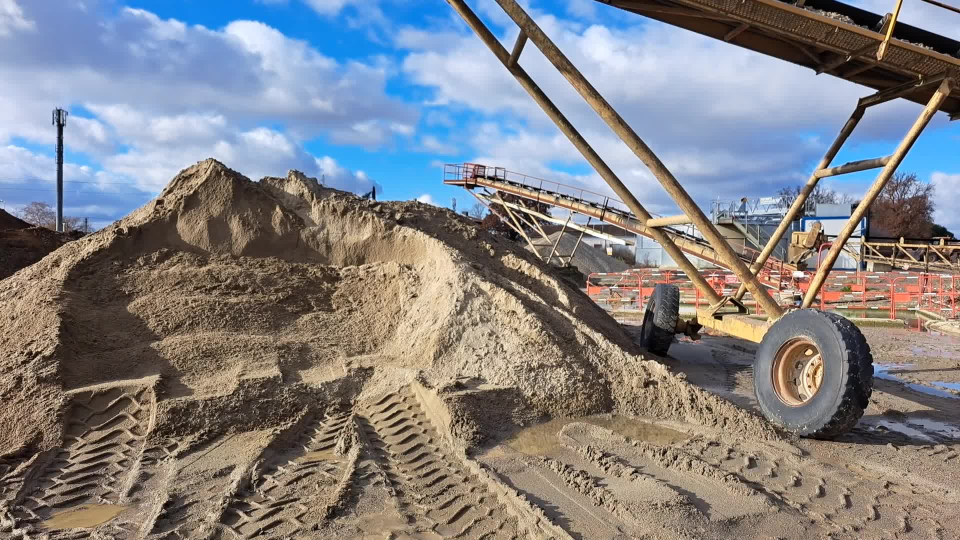
#> input picture images/single_image/frame_00000001.jpg, 1920 x 1080 px (shown at 1/2 size); its folder holds only this picture in this run
$ python -i maks_by_flares.py   (imports and definitions only)
#> lines starting #> are read from the running program, lines starting #| are printed output that depends on the picture
#> further down, picture is the input picture: shape (1080, 1920, 3); mean B, G, R 134.1, 130.9, 131.3
from typing import Union

import cv2
import os
import numpy as np
from PIL import Image
import shutil

# [308 lines left out: functions resize_images_exif_info, crop_image_into_patches, reconstruct_image_from_patches, process_images_and_create_patches, reconstruct_all_images_from_patches, divide_image_into_patches_overlap and 4 more, not called in this run]

def autocontrast_func(img, cutoff=0):
    '''
        same output as PIL.ImageOps.autocontrast
    '''
    n_bins = 256
    def tune_channel(ch):
        n = ch.size
#> n = 2073600
        cut = cutoff * n // 100
#> cut = 0
        if cut == 0:
            high, low = ch.max(), ch.min()
#> high = 255; low = 0
        else:
            hist = cv2.calcHist([ch], [0], None, [n_bins], [0, n_bins])
            low = np.argwhere(np.cumsum(hist) > cut)
            low = 0 if low.shape[0] == 0 else low[0]
            high = np.argwhere(np.cumsum(hist[::-1]) > cut)
            high = n_bins - 1 if high.shape[0] == 0 else n_bins - 1 - high[0]
        if high <= low:
            table = np.arange(n_bins)
        else:
            scale = (n_bins - 1) / (high - low)
#> scale = 1
            offset = -low * scale
#> offset = 0
            table = np.arange(n_bins) * scale + offset
#> table = 256 values from 0 to 255
            table[table < 0] = 0
            table[table > n_bins - 1] = n_bins - 1
        table = table.clip(0, 255).astype(np.uint8)
        return table[ch]
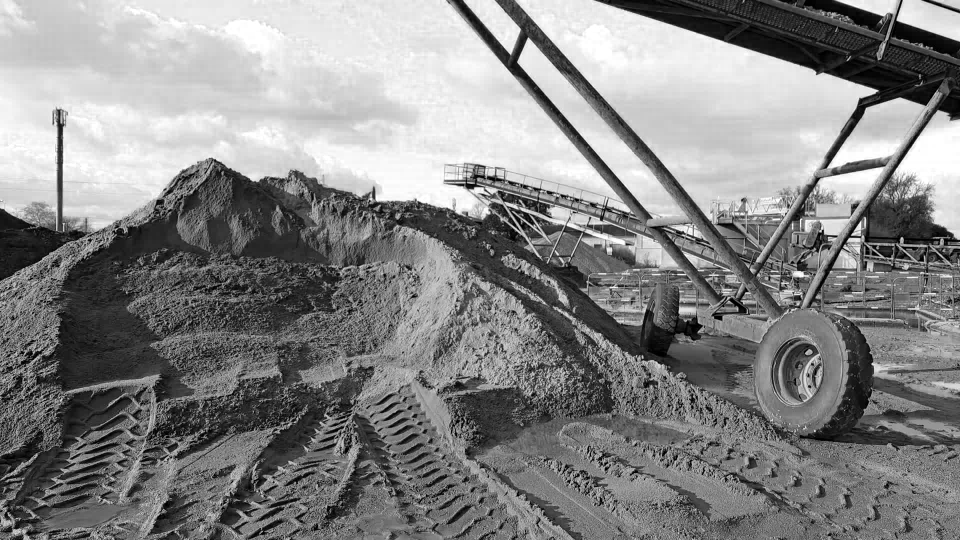
#> returned value: shape (1080, 1920) (shown at 1/2 size); min 0, max 255, mean 134.1
    channels = [tune_channel(ch) for ch in cv2.split(img)]
#> in tune_channel (call 2), `return table[ch]`:
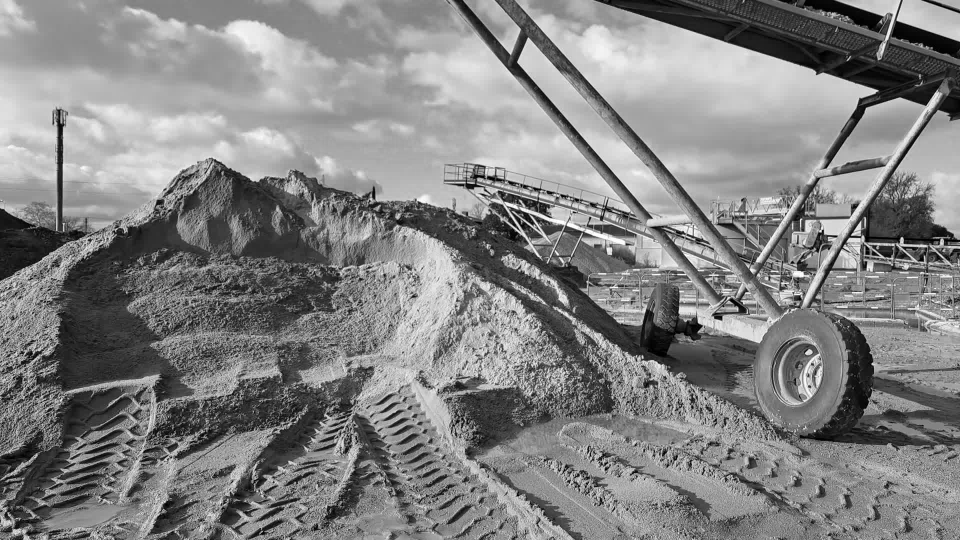
#> returned value: shape (1080, 1920) (shown at 1/2 size); min 0, max 255, mean 130.9
#> in tune_channel (call 3), `return table[ch]`:
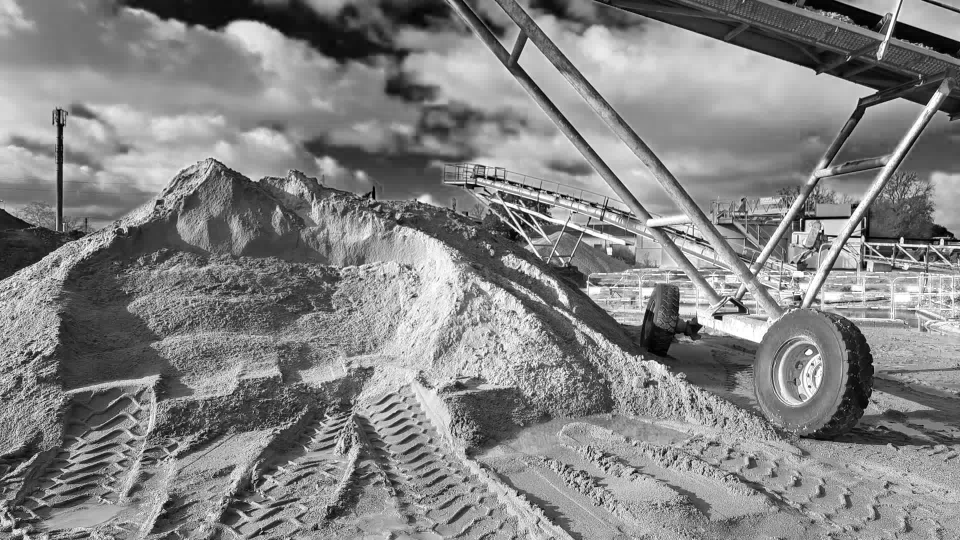
#> returned value: shape (1080, 1920) (shown at 1/2 size); min 0, max 255, mean 131.3
#> channels = 3 items
    out = cv2.merge(channels)
    return out


# [38 lines left out: functions binarize_flares_level, get_masks, not called in this run]


"""
El enviroment es tf y el proyecto flareRemoval Original
Como se entrena el modelo: python3 -m python.train --train_dir=./logsJPG2debug --scene_dir=../../TransmisionLayer_Candidates/new_scenes --flare_dir=../../TransmisionLayer_Candidates/flares
Como se procesan los flares.....
"""
"""
input_folder = "/media/virginia/HOME_grande/virginia/QuarriesDATA/Valdilecha_24_01_2024/Oppo_Reno/OnlyWithSRT/VID_20240124_100041Z/images"
output_folder_patches = "/media/virginia/HOME_grande/virginia/QuarriesDATA/Valdilecha_24_01_2024/Oppo_Reno/OnlyWithSRT/VID_20240124_100041Z/imagesPatches"
#output_folder_reconstructed = "/media/virginia/HOME_grande/virginia/QuarriesDATA/Valdilecha_24_01_2024/Oppo_Reno/OnlyWithSRT/VID_20240124_092540Z/imagesReconstructed"
patchesFlares ="/media/virginia/HOME_grande/virginia/QuarriesDATA/Valdilecha_24_01_2024/Oppo_Reno/OnlyWithSRT/VID_20240124_100041Z/imagesPatchesProc/output_flare"
reconstructedFlares = "/media/virginia/HOME_grande/virginia/QuarriesDATA/Valdilecha_24_01_2024/Oppo_Reno/OnlyWithSRT/VID_20240124_100041Z/Flares"

#patchesRecovery ="/media/virginia/HOME_grande/virginia/QuarriesDATA/Valdilecha_24_01_2024/Oppo_Reno/OnlyWithSRT/VID_20240124_092540Z/imagesPatchesProc/output"
#reconstructedImagProc = "/media/virginia/HOME_grande/virginia/QuarriesDATA/Valdilecha_24_01_2024/Oppo_Reno/OnlyWithSRT/VID_20240124_092540Z/imageRecovery"
binary_masks = "/media/virginia/HOME_grande/virginia/QuarriesDATA/Valdilecha_24_01_2024/Oppo_Reno/OnlyWithSRT/VID_20240124_100041Z/masks"

reconstruct_all_images_from_patches(patchesFlares, reconstructedFlares, GrayScale=True)
binarize_flares_percentiles(reconstructedFlares, binary_masks, percentile=90)
input_directory_patches = "/media/virginia/HOME_grande/virginia/QuarriesDATA/Valdilecha_24_01_2024/Oppo_Reno/OnlyWithSRT/VID_20240124_100041Z/imagesPatchesProcOverlap/output"
output_directory_reconstructed = "/media/virginia/HOME_grande/virginia/QuarriesDATA/Valdilecha_24_01_2024/Oppo_Reno/OnlyWithSRT/VID_20240124_100041Z/ImagesFromFlareRemoval"
reconstruct_all_images_from_patches_overlap(input_directory_patches, output_directory_reconstructed, patch_size=512,
                                            original_size=(1080, 1920, 3), GrayScale=False)
reconstruct_all_images_from_patches(patchesRecovery, reconstructedImagProc)
"""

>>> import cv2
>>> picture = cv2.imread('../images/single_image/frame_00000001.jpg')
>>> result = autocontrast_func(picture)
